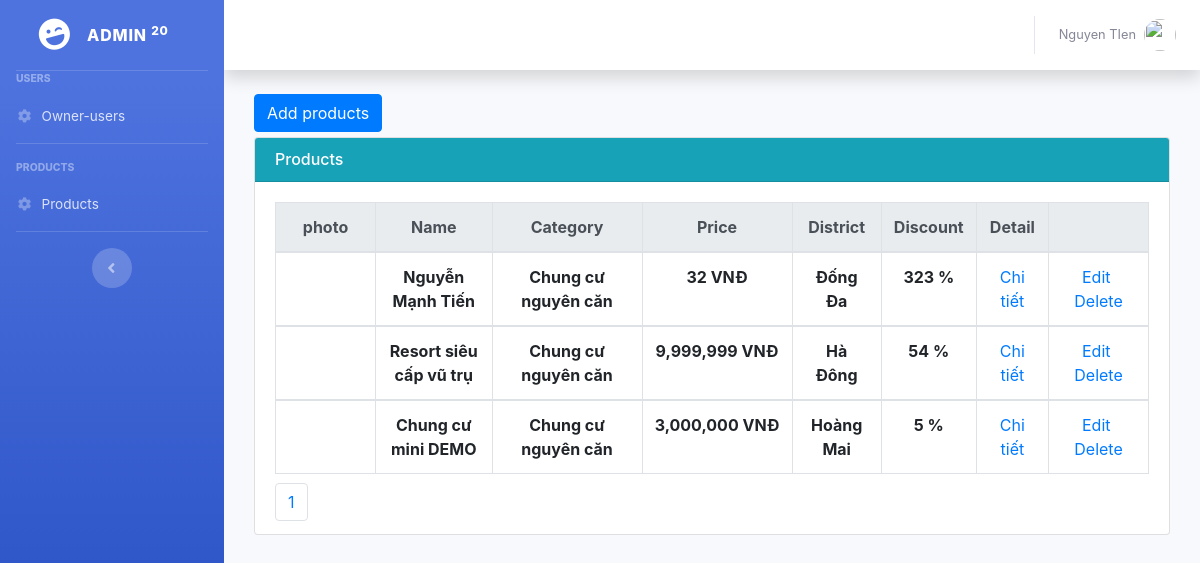
Before: /Backend/Owner/index.php?controller=products&action=read (signed in) with the older database file.
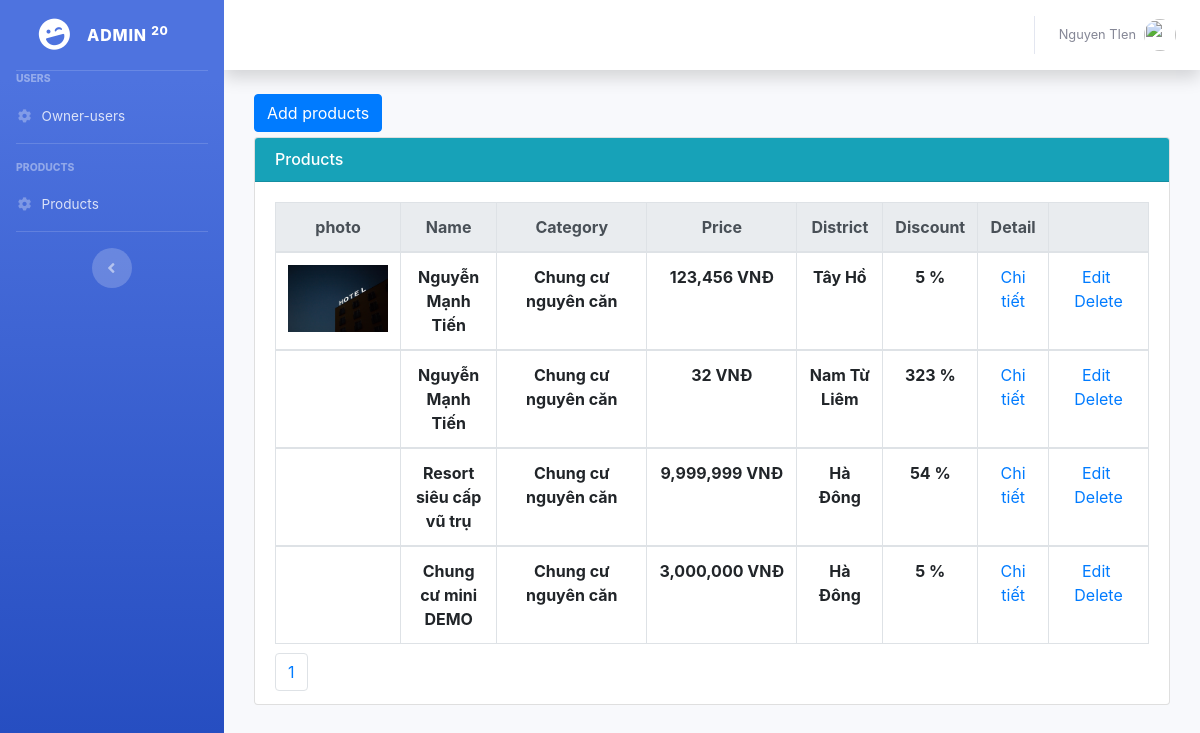
After: the same page with the newer database file.
### tables this page shows
CREATE TABLE `products` (
  `id` int(11) NOT NULL,
  `name` varchar(500) NOT NULL,
  `photo` varchar(255) NOT NULL,
  `owner_id` int(11) NOT NULL,
  `category_id` int(11) NOT NULL,
  `location_id` int(11) NOT NULL,
  `address` varchar(500) NOT NULL,
  `title` varchar(500) NOT NULL,
  `description` varchar(4000) NOT NULL,
  `area` double NOT NULL,
  `discount` double NOT NULL,
  `chung_chu` int(11) NOT NULL,
  `phong_tam` varchar(500) NOT NULL,
  `phong_bep` varchar(500) NOT NULL,
  `dieu_hoa` int(11) NOT NULL,
  `ban_cong` int(11) NOT NULL,
  `hot` int(11) NOT NULL,
  `gia_dien_nuoc` varchar(255) NOT NULL,
  `price` double NOT NULL,
  `quantities` int(11) NOT NULL,
  `date` date NOT NULL
);

CREATE TABLE `categories` (
  `id` int(11) NOT NULL,
  `name` varchar(255) NOT NULL
);

CREATE TABLE `location` (
  `id` int(11) NOT NULL,
  `name` varchar(500) NOT NULL
);

### Backend/Owner/Controllers/ProductsController.php (called while the page is built, shortened)
<?php
	include "Models/ProductsModel.php";
	class ProductsController extends ProductsModel{
		public function read(){
			$recordPerPage = 25;
			$numPage = ceil($this->modelTotal()/$recordPerPage);
			$listRecord = $this->modelRead($recordPerPage);
			include "Views/ProductsView.php";
		}
	}
 ?>

### Backend/Owner/Models/ProductsModel.php (called while the page is built, shortened)
<?php
	class ProductsModel{
		public function modelRead($recordPerPage){
			$total = $this->modelTotal();
			$numPage = ceil($total/$recordPerPage);
			$page = isset($_GET["p"]) && $_GET["p"] > 0 ? $_GET["p"]-1 : 0;
			$from = $page * $recordPerPage;
			$conn = Connection::getInstance();
			$query = $conn->query("select * from products where owner_id ='{$_SESSION["ownerId"]}' order by id desc limit $from, $recordPerPage");
			return $query->fetchAll();
		}
		public function modelTotal(){
			$conn = Connection::getInstance();
			$query = $conn->query("select id from products order by id desc");
			return $query->rowCount();
		}
		public function modelGetCategoryName($id){
			$conn = Connection::getInstance();
			$query = $conn->query("select * from categories where id = $id");
			$record = $query->fetch();
			return $record->name;
		}
		public function modelGetLocationName($id){
			$conn = Connection::getInstance();
			$query = $conn->query("select * from location where id = $id");
			$record = $query->fetch();
			return $record->name;
		}
	}
 ?>

### Backend/Owner/Views/ProductsView.php (the view, shortened to what this page needs)
<div class="col-md-12" >
    <div style="margin-bottom:5px;">
        <a href="index.php?controller=products&action=create" class="btn btn-primary">Add products</a>
    </div>
    <div class="card card-primary">
        <h6 class="card-header bg-info" style="color: white">Products</h6>
        <div class="card-body">
            <table class="table table-bordered">
              <thead class="thead-light">
                <tr style="text-align: center;">
                  <th scope="col" style="width: 100px;">photo</th>
                  <th scope="col">Name</th>
                  <th scope="col" style="width: 150px;">Category</th>
                  <th scope="col" style="width: 150px;">Price</th>
                  <th scope="col">District</th>
                  <th scope="col" style="width: 80px;">Discount</th>
                  <th scope="col">Detail</th>
                  <th scope="col"style="width: 100px;"></th>
                </tr>
              </thead>
              <?php foreach($listRecord as $rows): ?>
              <tbody>
                <tr style="text-align: center;">
                  <td style="">
                    <?php if($rows->photo != "" && file_exists('../../Assets/Upload/Products/'.$rows->photo)): ?>
                      <img src="../../Assets/Upload/Products/<?php echo $rows->photo; ?>" style="width:100px;">
                    <?php endif; ?>
                  </td>
                  <th><?php echo $rows->name; ?></th>
                  <th><?php echo $this->modelGetCategoryName($rows->category_id); ?></th>
                  <th> <?php echo number_format($rows->price);?> VNĐ</th>
                  <th><?php echo $this->modelGetLocationName($rows->location_id); ?></th>
                  <th><?php echo number_format($rows->discount); ?> %</th>
                  <td><a href="index.php?controller=products&action=detail&id=<?php echo $rows->id;?>" class="label label-success">Chi tiết</a></td>
                  <td style="text-align:center;">
                    <a href="index.php?controller=products&action=update&id=<?php echo $rows->id; ?>">Edit</a>&nbsp;
                    <a href="index.php?controller=products&action=delete&id=<?php echo $rows->id; ?>" onclick="return window.confirm('Are you sure?');">Delete</a>
                  </td>
                </tr>
              </tbody>
              <?php endforeach; ?>
            </table>
            <ul class="pagination">
                <li class="page-item">
                    <?php for($i = 1; $i <= $numPage; $i++): ?>
                    <a href="index.php?controller=products&action=read&p=<?php echo $i; ?>" class="page-link"><?php echo $i; ?></a>
                    <?php endfor; ?>
                </li>
            </ul>
        </div>
    </div>
</div>

Changed rows visible on the page:
added products: photo (picture), name "Nguyễn Mạnh Tiến", category.name "Chung cư nguyên căn", price "123,456", location.name "Tây Hồ", discount "5"
changed products: location.name "Đống Đa" → "Nam Từ Liêm"
changed products "Chung cư mini DEMO": location.name "Hoàng Mai" → "Hà Đông"
